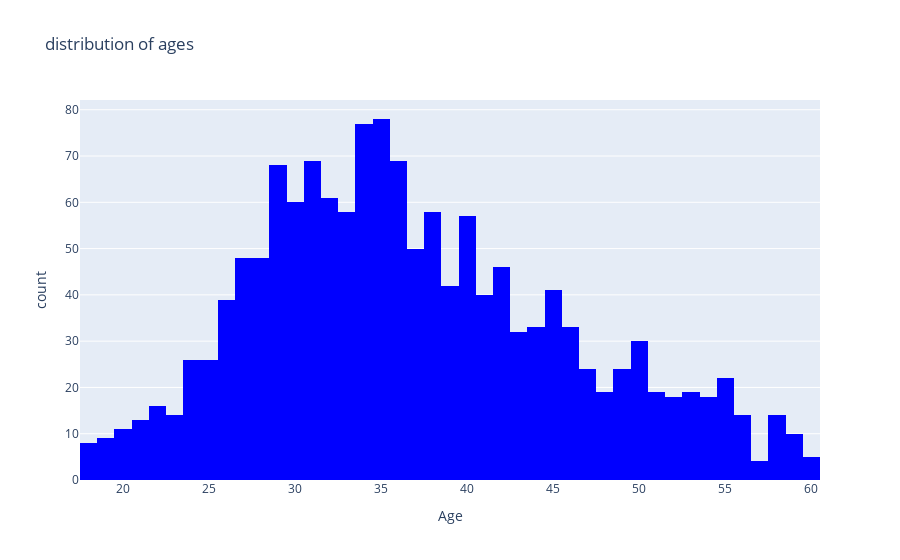

Write notebook code for a chart like this one.
### Markdown cell above
## Who are IBM's employees?
We'll first focus on very basic questions about age, gender, education level, etc...

6. How are the ages distributed?

### Code cell
px.histogram(df, x="Age", title="distribution of ages", color_discrete_sequence=["blue"])

### Figure 1 — Plotly figure (JSON) as saved in the notebook; plotly's stock layout.template omitted (floating-point values rounded to 4 significant figures; data arrays with more than 128 entries replaced by an {"elided": "..."} marker saying what was removed)
{"data": [{"bingroup": "x", "hovertemplate": "Age=%{x}<br>count=%{y}<extra></extra>", "legendgroup": "", "marker": {"color": "blue", "pattern": {"shape": ""}}, "name": "", "orientation": "v", "showlegend": false, "type": "histogram", "x": {"elided": "1470 int values"}, "xaxis": "x", "yaxis": "y"}], "layout": {"barmode": "relative", "legend": {"tracegroupgap": 0}, "title": {"text": "distribution of ages"}, "xaxis": {"anchor": "y", "domain": [0, 1], "title": {"text": "Age"}}, "yaxis": {"anchor": "x", "domain": [0, 1], "title": {"text": "count"}}}}
